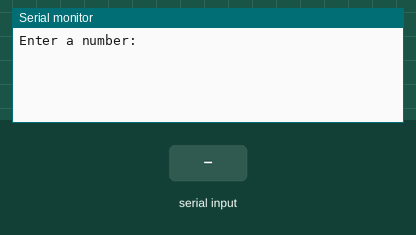
This sketch was run on a simulated Arduino Uno, built with avr-gcc and run on an emulated ATmega328P. On the bench: the last lines printed to the serial monitor. The test bench sets the inputs (shaded band).

Above: at 1.2 s.
1.3 s: "90,45\n" received over Serial
At 2.0 s:
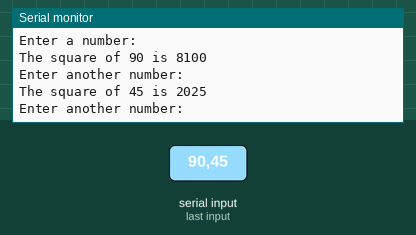
2.8 s: "30,150\n" received over Serial
At 4.7 s:
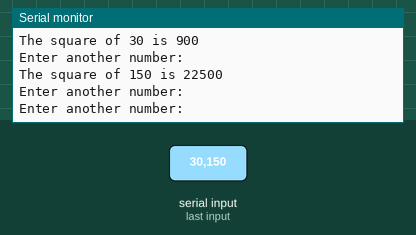
Timing chart, 0 to 6.2 s (numbered marks = the images above; inputs shaded):
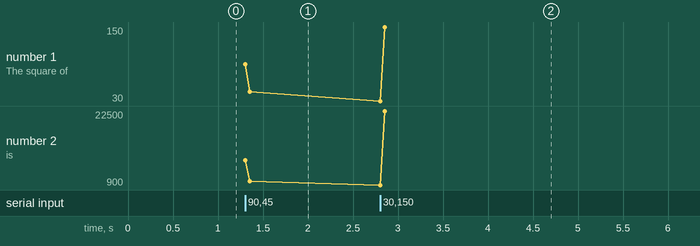

Measured:
- after the input at 1.3 s, the serial monitor: prints a new line at once (image 1)
- after the input at 2.8 s, the serial monitor: prints a new line at once (image 2)
- plotted number 1: 45 → 150 after the input at 2.8 s
- plotted number 2: 2025 → 22500 after the input at 2.8 s

The sketch:

P4.ino
```cpp
/*Title: Write a program that asks the user for a number and outputs the number squared that is entered.
  Name:- Manav Uttekar
  Roll No:- 71
*/

void setup() {
    // Start the serial communication
    Serial.begin(9600);

    // Print a message to the Serial Monitor
    Serial.println("Enter a number:");
  }

  void loop() {
    // Check if data is available to read from the serial monitor
    if (Serial.available() > 0) {
      // Read the number entered by the user
      long number = Serial.parseFloat();

      // If the input is valid, square the number and print the result
      if (number != 0) {
        long squared = number * number;
        Serial.print("The square of ");
        Serial.print(number);
        Serial.print(" is ");
        Serial.println(squared);
      }

      // Prompt again for a new number
      Serial.println("Enter another number:");
    }
  }
```
